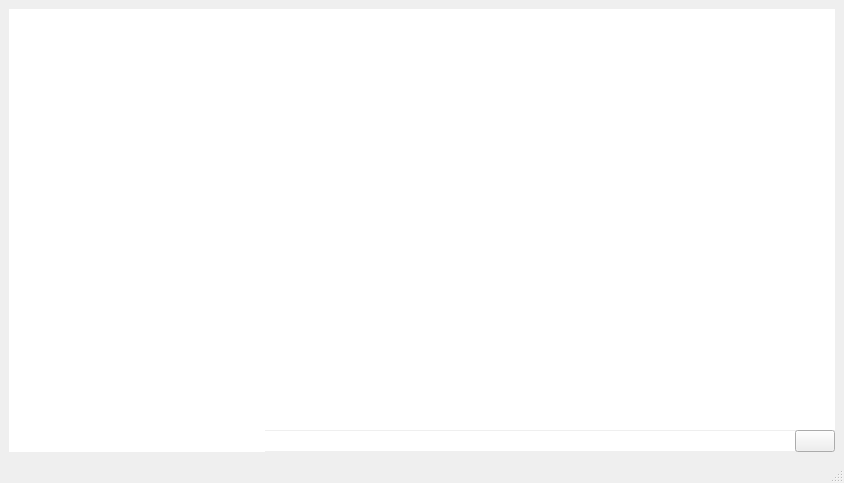
<?xml version="1.0" encoding="UTF-8"?>
<ui version="4.0">
 <class>MainWindow</class>
 <widget class="QMainWindow" name="MainWindow">
  <property name="enabled">
   <bool>true</bool>
  </property>
  <property name="geometry">
   <rect>
    <x>0</x>
    <y>0</y>
    <width>844</width>
    <height>483</height>
   </rect>
  </property>
  <property name="windowTitle">
   <string>MainWindow</string>
  </property>
  <widget class="QWidget" name="centralwidget">
   <property name="maximumSize">
    <size>
     <width>16777215</width>
     <height>16777215</height>
    </size>
   </property>
   <layout class="QFormLayout" name="formLayout">
    <property name="horizontalSpacing">
     <number>0</number>
    </property>
    <property name="verticalSpacing">
     <number>7</number>
    </property>
    <item row="0" column="1">
     <layout class="QGridLayout" name="gridLayout">
      <property name="verticalSpacing">
       <number>0</number>
      </property>
      <item row="1" column="1">
       <widget class="QPushButton" name="pushButton">
        <property name="sizePolicy">
         <sizepolicy hsizetype="Minimum" vsizetype="Preferred">
          <horstretch>0</horstretch>
          <verstretch>0</verstretch>
         </sizepolicy>
        </property>
        <property name="text">
         <string/>
        </property>
        <property name="icon">
         <iconset>
          <normaloff>debug/send1.png</normaloff>debug/send1.png</iconset>
        </property>
       </widget>
      </item>
      <item row="0" column="0" colspan="2">
       <widget class="QListWidget" name="listWidget_2">
        <property name="frameShape">
         <enum>QFrame::Shape::NoFrame</enum>
        </property>
       </widget>
      </item>
      <item row="1" column="0">
       <widget class="QLineEdit" name="lineEdit">
        <property name="frame">
         <bool>false</bool>
        </property>
       </widget>
      </item>
     </layout>
    </item>
    <item row="0" column="0">
     <layout class="QGridLayout" name="gridLayout_2">
      <item row="0" column="0">
       <widget class="QListWidget" name="listWidget">
        <property name="frameShape">
         <enum>QFrame::Shape::NoFrame</enum>
        </property>
       </widget>
      </item>
     </layout>
    </item>
   </layout>
  </widget>
  <widget class="QMenuBar" name="menubar">
   <property name="geometry">
    <rect>
     <x>0</x>
     <y>0</y>
     <width>844</width>
     <height>25</height>
    </rect>
   </property>
  </widget>
  <widget class="QStatusBar" name="statusbar"/>
 </widget>
 <resources/>
 <connections/>
</ui>
